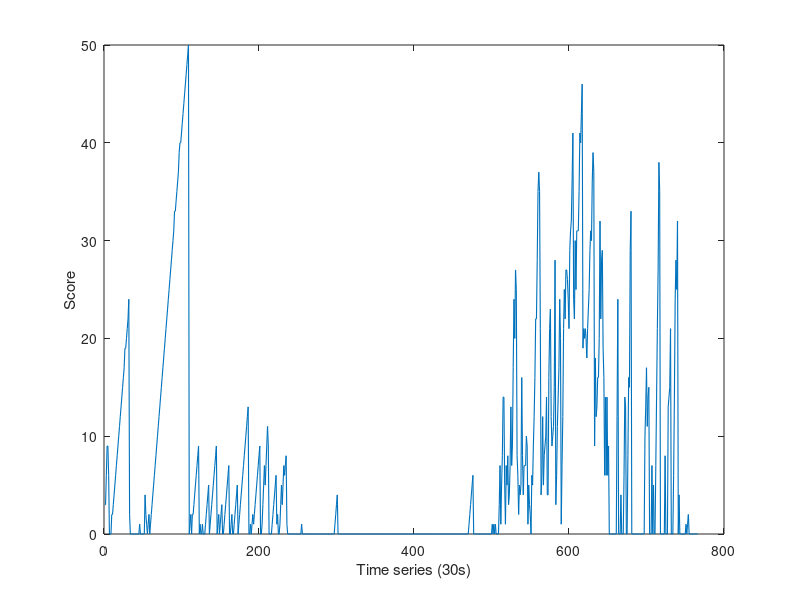

This chart was generated by the following MATLAB code:
clear all;
clc;

load('Data_6.mat');



figure();
% set(gcf, 'Position', [100, 100, 300, 200]);

x = [1:numel(Data)];

y = [];
for i=1:numel(Data)
    y(i) = Data(i).score;
end
    
from = 1;
to   = numel(Data);

plot(x(from:to), y(from:to), 'LineWidth', 0.8);
xlabel('Time series (30s)');
ylabel('Score');
